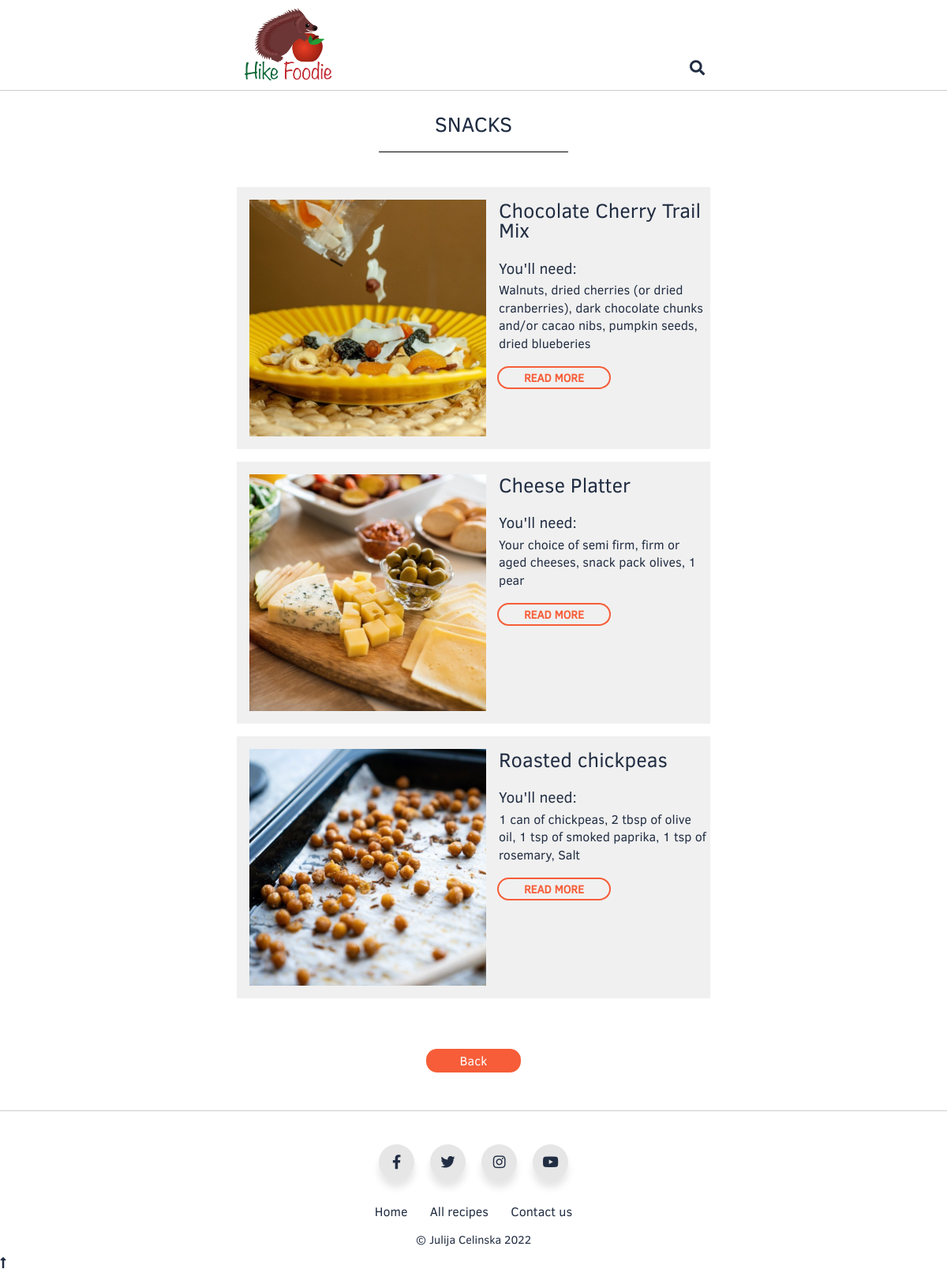
Before: /content.php?pagename=snacks with the older database file.
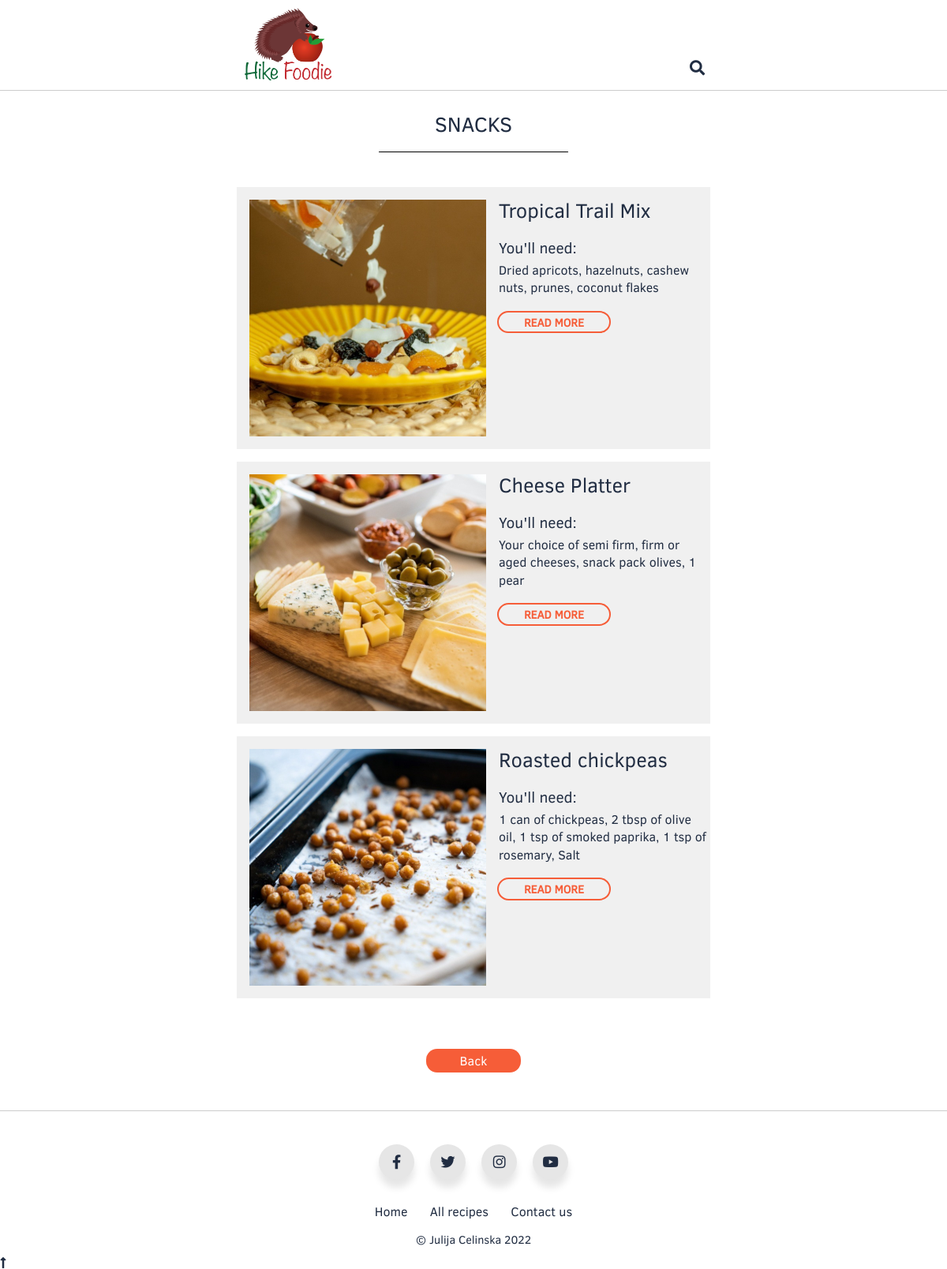
After: the same page with the newer database file.
### tables this page shows
CREATE TABLE `images` (
  `image_id` INT(30) NOT NULL AUTO_INCREMENT UNIQUE,
  `image_file_name` VARCHAR(100) NOT NULL,
  `image_description` VARCHAR(100) NULL,
  `image_href` VARCHAR(100) NULL,
  `image_alt` VARCHAR(100) NOT NULL,
  `imagetype_id` INT(30) NOT NULL,
  `content_id` INT(30) NULL,
  PRIMARY KEY (`image_id`),
  FOREIGN KEY(`content_id`) REFERENCES content(`content_id`),
  FOREIGN KEY(`imagetype_id`) REFERENCES imagetype(`imagetype_id`)
);

CREATE TABLE `contentcategorytype` (
  `contentcategorytype_id` INT(30) NOT NULL AUTO_INCREMENT UNIQUE,
  `category_id` INT(30) NOT NULL,
  `content_id` INT(30) NOT NULL,
  `contenttype_id` INT(30) NOT NULL,
  PRIMARY KEY (`contentcategorytype_id`),
  FOREIGN KEY(`category_id`) REFERENCES category(`category_id`),
  FOREIGN KEY(`content_id`) REFERENCES content(`content_id`),
  FOREIGN KEY(`contenttype_id`) REFERENCES contenttype(`contenttype_id`)
);

CREATE TABLE `content` (
  `content_id` INT(30) NOT NULL AUTO_INCREMENT UNIQUE,
  `title` VARCHAR(100) NOT NULL,
  `description` VARCHAR(300) NOT NULL,
  `content` TEXT NOT NULL,
  `content_timestamp` TIMESTAMP DEFAULT CURRENT_TIMESTAMP,
  PRIMARY KEY (`content_id`)
);

### content.php (the view)
<?php
    include 'header.php';
    include "connect.php";
    $pagename = '';
    if(isset($_GET['pagename']))
    {
        $pagename = $_GET['pagename'];
    }
?>
<div class="wrapper">
    <main class="content">
        <div class="heading">
            <h1>
                <?php
                    if($pagename != ''){
                        echo str_replace("-", " ", $pagename);
                    }
                    else {
                        echo 'All recipes';
                    }
                ?>
            </h1>
        </div>
        <?php
            $content_sql = "SELECT content.content_id, content.title, content.description, content.content, category.category_name, contentcategorytype.contenttype_id
                    FROM `contentcategorytype`
                        INNER JOIN content ON content.content_id=contentcategorytype.content_id
                        INNER JOIN category ON category.category_id=contentcategorytype.category_id
                        INNER JOIN contenttype ON contenttype.contenttype_id=contentcategorytype.contenttype_id
                    WHERE (category.category_name = '$pagename' OR '$pagename' = '') AND contentcategorytype.contenttype_id = '2'";
            $content_result = mysqli_query($connection ,$content_sql) or die("Recipes query failed");
            if(mysqli_num_rows($content_result) > 0)
            {
                $index = 0;
                $start_content_id = 0;
                $end_content_id = 0;
                while($row = mysqli_fetch_assoc($content_result))
                {
                    $content_id = $row['content_id'];
                    $images_sql = "SELECT image_file_name, image_alt FROM `images`
                            WHERE content_id = '$content_id' AND imagetype_id = 2 LIMIT 1";
                    $images_result = mysqli_query($connection ,$images_sql) or die("Images query failed");
                    $images_result_fetch = mysqli_fetch_array($images_result);
        ?>
                    <div class="recipe">
                        <?php
                            if(mysqli_num_rows($images_result) > 0)
                            {
                                echo '<img src="./images/'.$images_result_fetch['image_file_name'].'" alt="'.$images_result_fetch['image_alt'].'">';
                            }
                            else
                            {
                                echo '<img src="./images/image_not_available.png" alt="Image not available error">';
                            }
                        ?>
                        <div class="info">
                            <?php
                                echo '<h2>'.$row['title'].'</h2>';
                                echo $row['description'];
                            ?>
                            <div class="readmore-button">
                                <?php
                                    if($index == 0) {
                                        $start_content_id = $content_id;
                                                                                   }
                                    if(mysqli_num_rows($content_result) > 0) {
                                        $end_content_id = $start_content_id+(mysqli_num_rows($content_result)-1);
                                    }
                                    echo '<a href="detail.php?content_id='.$content_id.'&pagename='.$pagename.'&start_content_id='.$start_content_id.'&end_content_id='.$end_content_id.'&recipe=1">Read more</a>';
                                ?>
                            </div>
                        </div>
                    </div>
        <?php
                    $index++;
                }
            }
            else
            {
                echo '<h3 class="no-content">No content found!</h3>';
            }
        ?>
        <div class="nav-button back"><a href="index.php">Back</a></div>
    </main>
</div>
<?php include 'footer.php'; ?>

### header.php (shortened to what this page needs)
<!DOCTYPE html>
<html lang="en">
    <head>
        <link rel="stylesheet" href="style/style.css?version=38">
        <link rel="stylesheet" href="https://cdnjs.cloudflare.com/ajax/libs/font-awesome/4.7.0/css/font-awesome.min.css">
        <link rel='stylesheet' href='https://cdnjs.cloudflare.com/ajax/libs/font-awesome/5.15.1/css/all.min.css'>
    </head>
	<body>
        <header id="header-1" class="header">
            <div class="container">
                <?php
                    include 'connect.php';
                    $images_sql = "SELECT image_file_name, image_href, image_alt FROM `images`
                                    WHERE imagetype_id = 1 LIMIT 1";
                    $images_result = mysqli_query($connection ,$images_sql) or die("Query failed");
                    $images_result_fetch = mysqli_fetch_array($images_result);
                    if(mysqli_num_rows($images_result) > 0)
                    {
                        echo '<a href="'.$images_result_fetch['image_href'].'"><img src="./images/'.$images_result_fetch['image_file_name'].'" alt="'.$images_result_fetch['image_alt'].'"></a>';
                    }
                    else
                    {
                        echo '<a href="'.$images_result_fetch['image_href'].'"><img src="./images/image_not_available.png" alt="Image not available error"></a>';
                    }
                ?>
                <div class="search-form-container">
                    <form class="search-form" action="./search.php" autocomplete="on">
                        <input id="search" name="search" type="text" placeholder="What are you looking for?">
                        <button class="search-button" type="submit"><i class="fa fa-search fa-2x"></i></button>
                    </form>
                </div>
            </div>
        </header>

### footer.php (shortened to what this page needs)
        <footer>
            <ul class="social">
                <li class="icon facebook">
                    <a href="https://www.facebook.com/hikefoodie"><span><i class="fab fa-facebook-f"></i></span></a>
                </li>
                <li class="icon twitter">
                    <a href="https://twitter.com/hikefoodie"><span><i class="fab fa-twitter"></i></span></a>
                </li>
                <li class="icon instagram">
                    <a href="https://instagram.com/hike.foodie"><span><i class="fab fa-instagram"></i></span></a>
                </li>
                <li class="icon youtube">
                    <a href="https://www.youtube.com/channel/UCOGukfrt7i9nj6gGWYq6hiQ"><span><i class="fab fa-youtube"></i></span></a>
                </li>
            </ul>
            <ul class="bottom-nav">
                <li><a href="index.php">Home</a></li>
                <li><a href="content.php">All recipes</a></li>
                <li><a href="mailto:hikefoodie@gmail.com">Contact us</a></li>
            </ul>
            <p>&copy; Julija Celinska 2022</p>
        </footer>
    </body>
    <button onclick="topFunction()" id="myBtn" title="Go to top"><i class="fa fa-long-arrow-alt-up"></button>
</html>

Changed rows visible on the page:
changed through a linked row, contentcategorytype: content.title "Chocolate Cherry Trail Mix" → "Tropical Trail Mix"; content.description "You'll need: Walnuts, dried cherries (or dried cranberries), dark chocolate chunks and/or cacao nibs, pumpkin seeds, dried blueberies" → "You'll need: Dried apricots, hazelnuts, cashew nuts, prunes, coconut flakes"
